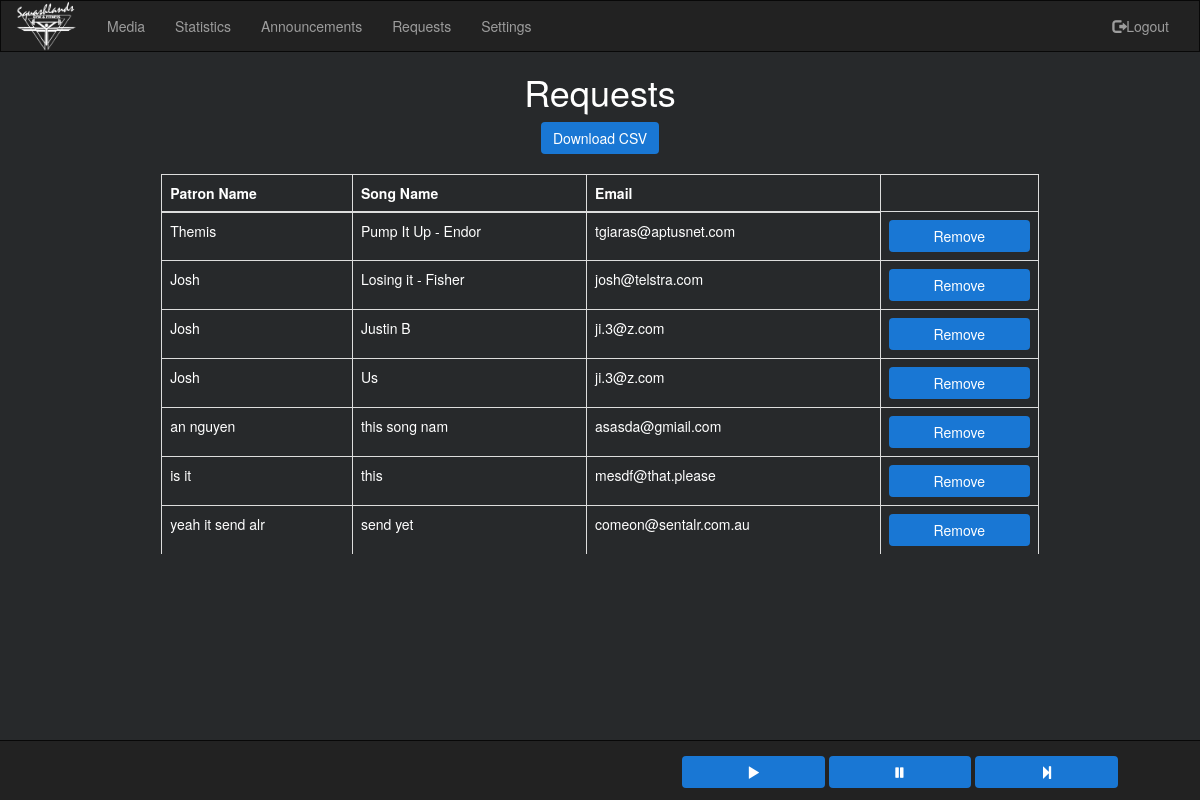
The page /SongRequests on the database its author committed.
### tables this page shows
CREATE TABLE [requests] (patronName TEXT, songName TEXT, email TEXT);

### server.py (the view)
@app.route('/SongRequests')
def songRequests():
    with sql.connect("database.db") as con:
            cur = con.cursor()
            cur.execute("SELECT * FROM requests")
            requests = cur.fetchall()
    with open('CSV/requests.csv', mode='wt', newline='') as requestCSV:
        request_writer = csv.writer(requestCSV, delimiter=',', quotechar='"', quoting=csv.QUOTE_MINIMAL)
        request_writer.writerow(['Patron Name ', 'Song Name', 'Email'])
        for result in requests:
            request_writer.writerow([result[0], result[1], result[2]])
    return render_template('requests.html', requests = requests)

### templates/requests.html (shortened to what this page needs)
<!DOCTYPE html>
<html lang="en">
<head>
  <link rel="stylesheet" href="https://maxcdn.bootstrapcdn.com/bootstrap/3.4.1/css/bootstrap.min.css">
</head>
<body>
<nav class="navbar navbar-inverse">
  <div class="container-fluid">
    <div class="navbar-header">
      <a class="navbar-brand" href="/Media"><img src="{{ url_for('static', filename='Logo.png') }}"></a>
    </div>
    <div class="collapse navbar-collapse" id="myNavbar">
      <ul class="nav navbar-nav navbar-left">
        <li><a href="/Media">Media</a></li>
        <li><a href="/Statistics">Statistics</a></li>
        <li><a href="/Announcements">Announcements</a></li>
        <li><a href="/SongRequests">Requests</a></li>
        <li><a href="/Settings">Settings</a></li>
      </ul>
      <ul class="nav navbar-nav navbar-right">
        <li><p class="navbar-text">{{session['username']}}</p></li>
        <li><a href="/logout"><span class="glyphicon glyphicon-log-out"></span>Logout</a></li>
      </ul>
    </div>
  </div>
</nav>
<div class="container-fluid text-center">
    <div class="col-sm text-center">
      <h1>Requests</h1>
      <button class="btn btn-info" onclick="location.href='/DownloadCSVRequests'">Download CSV</button>
      <br><br>
        <div class="table-wrapper-scroll-y my-custom-scrollbar" style="height: 380px;">
        <table class="table table-bordered" style="text-align: left; overflow-y:auto; width: 75%" align="center">
          <thead>
            <tr>
              <th>Patron Name</th>
              <th>Song Name</th>
              <th>Email</th>
            </tr>
          </thead>
          {% for request in requests %}
            <tr>
              <td>{{request[0]}}</td>
              <td>{{request[1]}}</td>
              <td>{{request[2]}}</td>
              <td><button type="button" class="btn btn-info"  style="width: 100%; margin: auto;" onclick="location.href='/Requests/{{request[0]}}|{{request[1]}}|{{request[2]}}'">Remove</button></td>
            </tr>
          {% endfor %}
        </table>
      </div>
    </div>
</div>
<footer class="container-fixed text-center navbar-fixed-bottom" style=" height: 60px">
  <div class="row content">
    <div class="col-sm-6 text-center">
    </div>
    <div class="col-sm-6 text-center">
      <button type="button" class="btn btn-info" id="play">
        <span class="glyphicon glyphicon-play"></span>
      </button>
      <button type="button" class="btn btn-info"  id="pause">
        <span class="glyphicon glyphicon-pause"></span>
      </button>
      <button type="button" class="btn btn-info"  id="next"">
        <span class="glyphicon glyphicon-step-forward"></span>
      </button>
    </div>
  </div>
</body>
</html>

### templates/requests.html (style rules this page uses)
.navbar { margin-bottom: 0; border-radius: 0; }
.navbar .navbar-brand img { height: 50px; }
.navbar .navbar-brand { padding-top: 0px; }
.row.content { height: 60px }
.btn { background: #1977d4; border: none; }
footer { background-color: #222; border: 5px solid #080808; color: white; padding: 15px; }
body { background: #27292b; }
div { color: white; }
.my-custom-scrollbar { position: relative; height: 200px; overflow: auto; }
.table-wrapper-scroll-y { display: block; }
.table-wrapper-scroll-y { margin-bottom: 60px; }
footer button { width: 25%; }

### rows shown on the page
requests: patronName "Themis", songName "Pump It Up - Endor", email "tgiaras@aptusnet.com"
requests: patronName "Josh", songName "Losing it - Fisher", email "josh@telstra.com"
requests: patronName "Josh", songName "Justin B", email "ji.3@z.com"
requests: patronName "Josh", songName "Us", email "ji.3@z.com"
requests: patronName "an nguyen", songName "this song nam", email "asasda@gmiail.com"
requests: patronName "is it", songName "this", email "mesdf@that.please"
requests: patronName "yeah it send alr", songName "send yet", email "comeon@sentalr.com.au"
